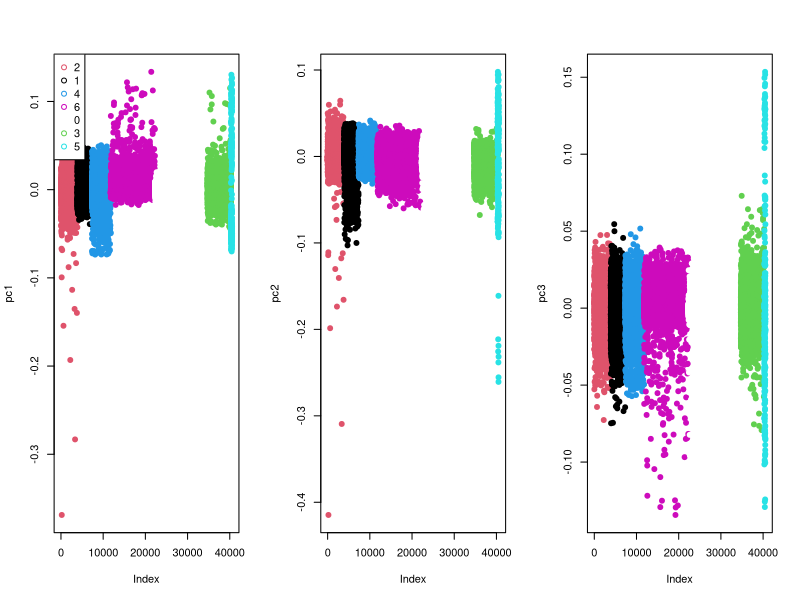

Write the R code that produced this figure.
rm(list=ls())
if(!require('irlba')){
	library('irlba')
	require(irlba)
}
data = read.table('Train.dat')
colnames(data)= list('lat', 'lon', 'ch1', 'ch2',
		'ch3', 'ch4',
		'ch5', 'ch6',
		'ch7', 'ch8',
		'ch9', 'rain', 'type')
loc = data[, c(1:2)]
X = data[, c(3:11)]
y = data[, c(12)]
surf = data[, c(13)]
# ==== perform SVD for each SurfType ===

alltypes = unique(surf)
result = data.frame()

for (type in alltypes){
    Xsub = X[surf ==type, ]
    Xsub = scale(Xsub)
    locsub = loc[surf == type, ]
    ysub = y[surf==type]
    Ssub=irlba(as.matrix(Xsub), nu = 3, nv = 3)
    result=rbind(result, cbind(locsub, Ssub$u, ysub, surf[surf==type]))
}
colnames(result) = c('lat', 'lon', 'pc1', 'pc2', 'pc3', 'rain', 'type')

#
par(mfrow = c(1, 3))
plot(result[, 3], pch=19, col = result$type, ylab=names(result)[3])
legend('topleft', legend = unique(result$type), col=unique(result$type), pch=1)
plot(result[, 4], pch=19, col = result$type, ylab=names(result)[4])
plot(result[, 5], pch=19, col = result$type, ylab=names(result)[5])
